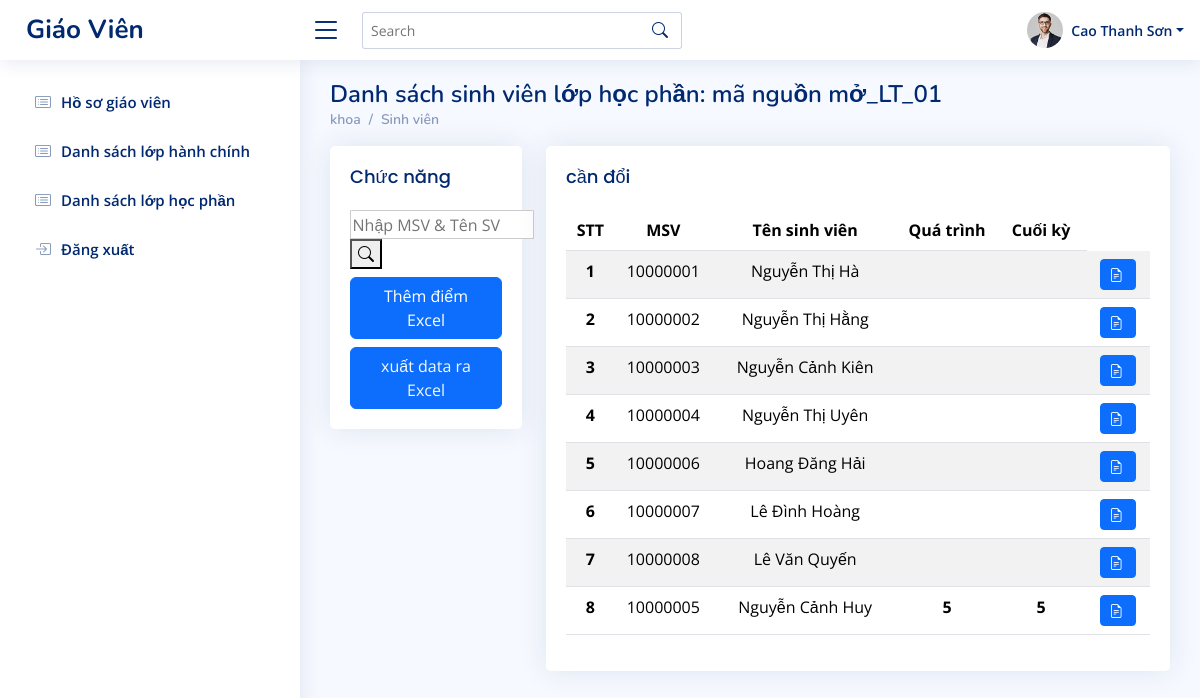
The app's page /thongtin/giaovien/index.php?action=sv-lop-hoc-phan&magv=1&malhp=10016 (signed in) with its own data.
### tables this page shows
CREATE TABLE `qllophocphan` (
  `malhp` int(11) NOT NULL,
  `tenlhp` varchar(255) NOT NULL,
  `hoc_ky` int(11) NOT NULL,
  `mahp` int(11) NOT NULL
);

CREATE TABLE `bangdiem` (
  `madiem` int(11) NOT NULL,
  `mahp` int(11) NOT NULL,
  `malhp` int(11) NOT NULL,
  `magv` int(11) NOT NULL,
  `masv` int(11) NOT NULL,
  `quatrinh` float DEFAULT NULL,
  `cuoiky` float DEFAULT NULL,
  `diemthilai` int(11) DEFAULT NULL,
  `sua` int(11) NOT NULL,
  `thilai` int(11) NOT NULL,
  `ngay_tao` varchar(255) NOT NULL,
  `ngay_sua` timestamp NOT NULL DEFAULT current_timestamp()
);

CREATE TABLE `usersv` (
  `idsv` int(11) NOT NULL,
  `usernamesv` varchar(50) NOT NULL,
  `password` varchar(255) NOT NULL,
  `email` varchar(100) NOT NULL,
  `sdt` int(11) NOT NULL,
  `diachi` varchar(255) NOT NULL,
  `congviec` varchar(255) NOT NULL,
  `gioithieu` text NOT NULL,
  `quoctich` varchar(255) NOT NULL,
  `malhc` int(11) NOT NULL,
  `created_at` timestamp NOT NULL DEFAULT current_timestamp() ON UPDATE current_timestamp()
);

CREATE TABLE `usergv` (
  `idgv` int(11) NOT NULL,
  `username` varchar(50) NOT NULL,
  `password` varchar(255) NOT NULL,
  `email` varchar(100) NOT NULL,
  `sdt` int(11) NOT NULL,
  `diachi` varchar(255) DEFAULT NULL,
  `created_at` varchar(255) NOT NULL
);

### thongtin/giaovien/modules/mucchinh/hocphan/svhocphan.php (the view, shortened to what this page needs)
<div class="col-lg-9">
<div class="card">
  <div class="card-body">
    <h5 class="card-title">cần đổi</h5>
    <?php if ($query_danhsach->num_rows > 0): ?>
    <table class="table table-striped">
      <thead>
        <tr>
          <th class="col-1 text-center">STT</th>
          <th class="col-2 text-center">MSV</th>
          <th class="col text-center">Tên sinh viên</th>
          <th class="col-2 text-center ">Quá trình</th>
          <th class="col text-center">Cuối kỳ</th>
        </tr>
      </thead>
      <body>
        <?php
            $i = 0;
            while($row = mysqli_fetch_array($query_danhsach)){
                $i++;
            ?>
            <tr>
            <th class="text-center" scope="row"><?php echo $i ?> </th>
            <td class="text-center"><?php echo $row['masv'] ?></td>
            <td class="text-center"><?php echo $row['usernamesv'] ?></td>
            <th class="text-center" scope="row"> <?php echo $row['quatrinh'] ?> </th>
            <th class="text-center" scope="row"> <?php echo $row['cuoiky'] ?> </th>
            <td class="text-center">
            <?php $sua = $row['sua'];
            if($sua < 1){
            ?>
            <a href="index.php?action=them-diem-sinh-vien&malhp=<?php echo $row['malhp'] ?>&masv=<?php echo $row['masv'] ?>" class="btn btn-primary btn-sm" title="sua noi dung"><i class="bi bi-file-earmark-text me-1"></i></a>
            <?php }else{ ?>
            <?php } ?>
            </td>
             </tr>
            <?php
            }
            ?>
      </body>
    </table>
    <?php else: ?>
<h3>Chưa có sinh viên nào</h3>
<?php endif; ?>
  </div>
</div>
</div>
</div>
</section>

### thongtin/giaovien/modules/mucchinh/kiemtrasvlhp.php (shortened to what this page needs)
<?php
$user_id = mysqli_real_escape_string($mysqli, $_SESSION['user_id']);
$tukhoa = isset($_POST['tukhoa']) && !empty($_POST['tukhoa']) ? $_POST['tukhoa'] : null;
if($tukhoa==NULL){
$sql_danhsach = "SELECT*FROM usergv g
                 left JOIN bangdiem b ON b.magv = g.idgv
                 JOIN qllophocphan p ON p.malhp = b.malhp
                 JOIN usersv s ON s.idsv = b.masv
                WHERE b.magv = '$_GET[magv]'AND b.malhp = '$_GET[malhp]'ORDER BY b.madiem";
$query_danhsach = mysqli_query($mysqli,$sql_danhsach);
}
$ten = "SELECT * FROM qllophocphan WHERE malhp = '$_GET[malhp]'";
$query_ten = mysqli_query($mysqli,$ten);
?>
<main id="main" class="main">
    <div class="pagetitle">
    <h1>Danh sách sinh viên lớp học phần: <?php $row = mysqli_fetch_array($query_ten); if($row){echo $row['tenlhp'];} ?></h1>
    <nav>
    <ol class="breadcrumb">
      <li class="breadcrumb-item"><a href="index.php?action=lop-hoc-phan&idgv=<?php echo $user_id?>">khoa</a></li>
      <li class="breadcrumb-item"><a href="index.php?action=sv-lop-hoc-phan&magv=<?php echo $user_id ?>&malhp=<?php echo $_GET['malhp'] ?>">Sinh viên</a></li>
    </nav>
</div>
<section class="section">
      <div class="row">
        <div class="col-lg-3">
          <div class="card">
            <div class="card-body">
              <h5 class="card-title">Chức năng</h5>
              <div class="search-bar">
                <form class="search-form  align-items-center" method="POST" action="index.php?action=timkiem&magv=<?php echo $user_id ?>&malhp=<?php echo $_GET['malhp'] ?>">
                  <input class="search-input" value="<?php echo $tukhoa  ?>" placeholder="Nhập MSV & Tên SV" name="tukhoa" style="border-radius: 2%; padding: 1%;" title="Enter search keyword">
                  <button type="submit" title="Search"><i class="bi bi-search"></i></button>
                </form>
                <button type="button" class="btn  btn-primary " data-bs-toggle="modal" data-bs-target="#verticalycentered"><a>Thêm điểm Excel</a></button>
                      <button type="button" class="btn  btn-primary "><a href="modules/mucchinh/xulyxuatexecl.php?action=export&malhp=<?php echo $_GET['malhp'] ?>&tukhoa=<?php echo $tukhoa ?>" style="color:aliceblue">xuất data ra Excel</a></button>
              </div>
            </div>
          </div>
        </div>
<?php
if($tukhoa==NULL){
include("hocphan/svhocphan.php");
}else{
  include("hocphan/main2.php");
}
?>
</main>

### thongtin/giaovien/modules/header.php (shortened to what this page needs)
<?php
$user_id = mysqli_real_escape_string($mysqli, $_SESSION['user_id']);
$sql_danhsach = "SELECT *
               FROM usergv
               WHERE idgv='$user_id'";
$query_danhsach = mysqli_query($mysqli,$sql_danhsach);
?>
<header id="header" class="header fixed-top d-flex align-items-center">
    <div class="d-flex align-items-center justify-content-between">
      <a href="http://localhost/thuctap/thongtin/giaovien/" class="logo d-flex align-items-center">
        <span class="d-none d-lg-block">Giáo Viên</span>
      </a>
      <i class="bi bi-list toggle-sidebar-btn"></i>
    </div>
    <div class="search-bar">
      <form class="search-form d-flex align-items-center" method="POST" action="#">
        <input type="text" name="query" placeholder="Search" title="Enter search keyword">
        <button type="submit" title="Search"><i class="bi bi-search"></i></button>
      </form>
    </div>
    <nav class="header-nav ms-auto">
      <ul class="d-flex align-items-center">
     <li class="nav-item dropdown pe-3">
          <?php
          while($row = mysqli_fetch_array($query_danhsach)){
          ?>
          <a class="nav-link nav-profile d-flex align-items-center pe-0" href="#" data-bs-toggle="dropdown">
            <img src="assets/img/profile-img.jpg" alt="Profile" class="rounded-circle">
            <span class="d-none d-md-block dropdown-toggle ps-2"><?php echo $row['username'] ?></span>
          </a>
          <?php } ?>
     </li>
      </ul>
    </nav>
  </header>

### thongtin/giaovien/modules/sidebar.php (shortened to what this page needs)
<?php
    $user_id = mysqli_real_escape_string($mysqli, $_SESSION['user_id']);
    $sql_danhsach = "SELECT * FROM usergv WHERE idgv = '$user_id'";
    $query_danhsach = mysqli_query($mysqli, $sql_danhsach);
?>
<aside id="sidebar" class="sidebar">
<ul class="sidebar-nav" id="sidebar-nav">
<?php
   while($row = mysqli_fetch_array($query_danhsach)){
    ?>
<li class="nav-item">
    <a class="nav-link collapsed" href="index.php?action=ho-so-giao-vien&idgv=<?php echo $row['idgv'] ?>">
      <i class="bi bi-card-list"></i>
          <span>Hồ sơ giáo viên</span>
    </a>
  </li>
  <li class="nav-item">
    <a class="nav-link collapsed" href="index.php?action=khoa&idgv=<?php echo $row['idgv'] ?>">
      <i class="bi bi-card-list"></i>
      <span>Danh sách lớp hành chính</span>
    </a>
  </li>
  <li class="nav-item">
    <a class="nav-link collapsed" href="index.php?action=lop-hoc-phan&idgv=<?php echo $row['idgv'] ?>">
      <i class="bi bi-card-list"></i>
      <span>Danh sách lớp học phần</span>
    </a>
  </li>
  <?php }?>
  <li class="nav-item">
    <a class="nav-link collapsed" href="index.php?action=1">
      <i class="bi bi-box-arrow-in-right"></i>
      <span>Đăng xuất</span>
    </a>
  </li>
</ul>
</aside>

### thongtin/giaovien/assets/css/style.css (style rules this page uses)
:root { scroll-behavior: smooth; }
body { font-family: "Open Sans", sans-serif; background: #f6f9ff; color: #444444; }
a { color: #4154f1; text-decoration: none; }
h1, h2, h3, h4, h5, h6 { font-family: "Nunito", sans-serif; }
#main { margin-top: 60px; padding: 20px 30px; transition: all 0.3s; }
.pagetitle { margin-bottom: 10px; }
.pagetitle h1 { font-size: 24px; margin-bottom: 0; font-weight: 600; color: #012970; }
.card { margin-bottom: 30px; border: none; border-radius: 5px; box-shadow: 0px 0 30px rgba(1, 41, 112, 0.1); }
.card-title { padding: 20px 0 15px 0; font-size: 18px; font-weight: 500; color: #012970; font-family: "Poppins", sans-serif; }
.card-body { padding: 0 20px 20px 20px; }
.breadcrumb { font-size: 14px; font-family: "Nunito", sans-serif; color: #899bbd; font-weight: 600; }
.breadcrumb a { color: #899bbd; transition: 0.3s; }
.breadcrumb .breadcrumb-item::before { color: #899bbd; }
.logo { line-height: 1; }
@media (min-width: 1200px) { .logo { width: 280px; } }
.logo span { font-size: 26px; font-weight: 700; color: #012970; font-family: "Nunito", sans-serif; }
.header { transition: all 0.5s; z-index: 997; height: 60px; box-shadow: 0px 2px 20px rgba(1, 41, 112, 0.1); background-color: #fff; padding-left: 20px; }
.header .toggle-sidebar-btn { font-size: 32px; padding-left: 10px; cursor: pointer; color: #012970; }
.header .search-bar { min-width: 360px; padding: 0 20px; }
.header .search-form { width: 100%; }
.header .search-form input { border: 0; font-size: 14px; color: #012970; border: 1px solid rgba(1, 41, 112, 0.2); padding: 7px 38px 7px 8px; border-radius: 3px; transition: 0.3s; width: 100%; }
.header .search-form button { border: 0; padding: 0; margin-left: -30px; background: none; }
.header .search-form button i { color: #012970; }
.header-nav ul { list-style: none; }
.header-nav>ul { margin: 0; padding: 0; }
.header-nav .nav-profile { color: #012970; }
.header-nav .nav-profile img { max-height: 36px; }
.header-nav .nav-profile span { font-size: 14px; font-weight: 600; }
.sidebar { position: fixed; top: 60px; left: 0; bottom: 0; width: 300px; z-index: 996; transition: all 0.3s; padding: 20px; overflow-y: auto; scrollbar-width: thin; scrollbar-color: #aab7cf transparent; box-shadow: 0px 0px 20px rgba(1, 41, 112, 0.1); background-color: #fff; }
@media (min-width: 1200px) { #main, #footer { margin-left: 300px; } }
.sidebar-nav { padding: 0; margin: 0; list-style: none; }
.sidebar-nav li { padding: 0; margin: 0; list-style: none; }
.sidebar-nav .nav-item { margin-bottom: 5px; }
.sidebar-nav .nav-link { display: flex; align-items: center; font-size: 15px; font-weight: 600; color: #4154f1; transition: 0.3; background: #f6f9ff; padding: 10px 15px; border-radius: 4px; }
.sidebar-nav .nav-link i { font-size: 16px; margin-right: 10px; color: #4154f1; }
.sidebar-nav .nav-link.collapsed { color: #012970; background: #fff; }
.sidebar-nav .nav-link.collapsed i { color: #899bbd; }
.search-input { padding: 10px; border: 1px solid #ccc; border-radius: 8px; transition: border-radius 0.3s ease; }

### records on screen
qllophocphan: tenlhp "mã nguồn mở_LT_01"
bangdiem: masv "10000001", masv.usernamesv "Nguyễn Thị Hà"
bangdiem: masv "10000002", masv.usernamesv "Nguyễn Thị Hằng"
bangdiem: masv "10000003", masv.usernamesv "Nguyễn Cảnh Kiên"
bangdiem: masv "10000004", masv.usernamesv "Nguyễn Thị Uyên"
bangdiem: masv "10000006", masv.usernamesv "Hoang Đăng Hải"
bangdiem: masv "10000007", masv.usernamesv "Lê Đình Hoàng"
bangdiem: masv "10000008", masv.usernamesv "Lê Văn Quyến"
bangdiem: masv "10000005", masv.usernamesv "Nguyễn Cảnh Huy", quatrinh "5", cuoiky "5"
usergv: username "Cao Thanh Sơn"
